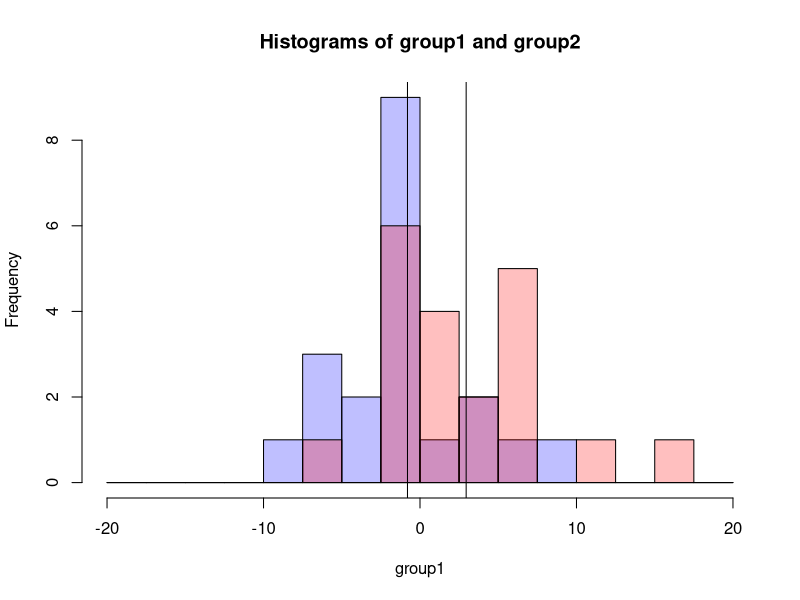
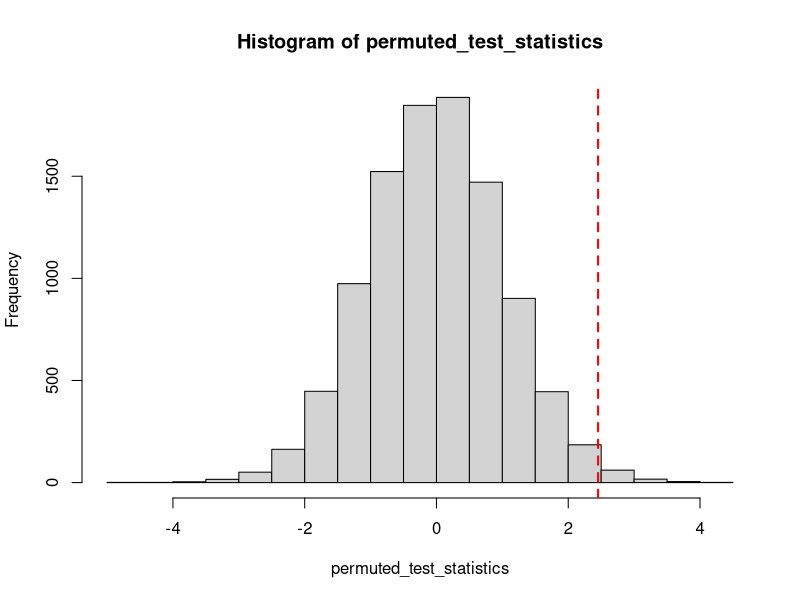

Generate these figures, in order, with R:
## ---- chunk 1
### Don't need to run this commented code ###
# Generate some data

# effect_size <- 0.25
# stddev <- 0.5
# sample_size <- 20
#
# group1 <- round(rnorm(sample_size, mean = 0, sd = stddev)*10)
# group2 <- round(rnorm(sample_size, mean = effect_size, sd = stddev)*10)
#
# print(group1)
# print(group2)
## ---- chunk 2
# Add comments next to each code chunk to describe the data analysis steps

# Data
group1 <- c(0, 5, 2, -2, 8,
            -6, 0, 0, -6, -3,
            -7, 4, -2, -2, 0,
            -4, -1, -8, 0, 6)

group2 <- c(-2, 2, -2, -5, 7,
            11, 6, 2, 1, 1,
            6, -2, -1, 7, 7,
            -2, 4, 3, -1, 17)

sample_size <- length(group1)
## ---- chunk 3
# Add comments next to each code chunk to describe the data analysis steps

hist(group1,
     col = rgb(0, 0, 1, 0.25),
     breaks = seq(-20, 20, 2.5),
     xlim = c(-20, 20),
     main = "Histograms of group1 and group2")
hist(group2,
     col = rgb(1, 0, 0, 0.25),
     breaks = seq(-20, 20, 2.5),
     add = T)
abline(v = mean(group1))
abline(v = mean(group2))
## ---- chunk 4
# Add comments next to each code chunk to describe the data analysis steps

signal <- mean(group2) - mean(group1)
noise <- sqrt((var(group2) / sample_size) + (var(group1) / sample_size))

test_statistic <- signal / noise
print(test_statistic)
## ---- chunk 5
# Add comments next to each code chunk to describe the data analysis steps

num_permutations <- 10000
permuted_test_statistics <- {}
## ---- chunk 6
# Add comments next to each code chunk to describe the data analysis steps

for(i in 1:num_permutations) {
  permuted_data <- sample(c(group1, group2))

  rand_group1 <- permuted_data[1:20]
  rand_group2 <- permuted_data[21:40]

  signal <- mean(rand_group2) - mean(rand_group1)
  noise <- sqrt((var(rand_group2) / 20) + (var(rand_group1) / 20))

  permuted_test_statistics <- c(permuted_test_statistics,
                                (signal / noise))
}
## ---- chunk 7
# Add comments next to each code chunk to describe the data analysis steps

hist(permuted_test_statistics)
abline(v = test_statistic, col = "red", lwd = 2, lty = 2)
## ---- chunk 8
# Add comments next to each code chunk to describe the data analysis steps

pvalue <- sum(permuted_test_statistics >= test_statistic) / num_permutations
cat("The pvalue based on a permutation test is", pvalue,"\n")
## ---- chunk 9
t.test(group2, group1, alternative = "greater")
